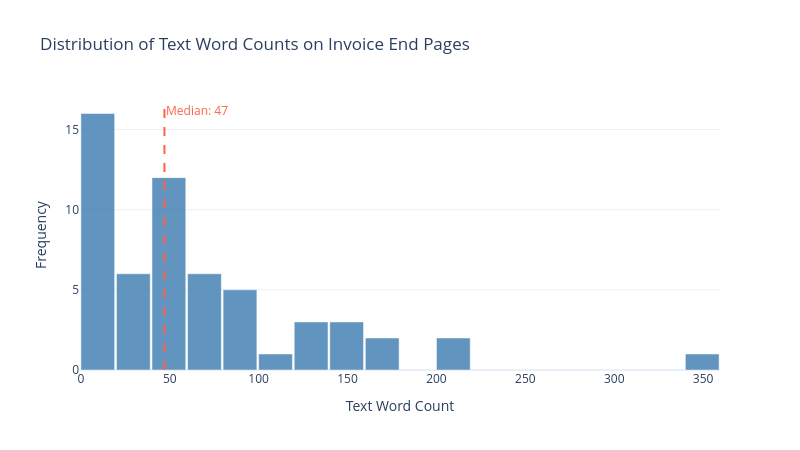

This figure's notebook cell:
### Code cell
lengths = [len(text) for text in second_page_texts]
word_counts = [len(text.split()) for text in second_page_texts]

import plotly.graph_objects as go
import numpy as np

fig = go.Figure()

fig.add_trace(go.Histogram(
    x=word_counts,
    nbinsx=20,
    marker=dict(
        color="steelblue",
        line=dict(color="white", width=0.5),
    ),
    opacity=0.85,
    hovertemplate="Length: %{x}<br>Count: %{y}<extra></extra>",
))

fig.add_vline(
    x=np.median(word_counts),
    line_dash="dash",
    line_color="tomato",
    annotation_text=f"Median: {int(np.median(word_counts))}",
    annotation_position="top right",
    annotation_font_color="tomato",
)

fig.update_layout(
    title="Distribution of Text Word Counts on Invoice End Pages",
    xaxis_title="Text Word Count",
    yaxis_title="Frequency",
    bargap=0.05,
    template="plotly_white",
    width=800,
    height=450,
)

fig.show()

### Figure 1 — Plotly figure (JSON) as saved in the notebook; plotly's stock layout.template omitted (floating-point values rounded to 4 significant figures)
{"data": [{"hovertemplate": "Length: %{x}<br>Count: %{y}<extra></extra>", "marker": {"color": "steelblue", "line": {"color": "white", "width": 0.5}}, "nbinsx": 20, "opacity": 0.85, "type": "histogram", "x": [43, 168, 133, 92, 76, 5, 5, 45, 87, 42, 92, 40, 21, 5, 210, 5, 28, 210, 156, 16, 5, 6, 21, 43, 8, 5, 67, 16, 15, 47, 73, 148, 82, 0, 23, 130, 42, 49, 38, 5, 107, 36, 12, 136, 58, 91, 49, 61, 49, 72, 49, 14, 5, 75, 165, 158, 357]}], "layout": {"annotations": [{"font": {"color": "tomato"}, "showarrow": false, "text": "Median: 47", "x": 47, "xanchor": "left", "xref": "x", "y": 1, "yanchor": "top", "yref": "y domain"}], "bargap": 0.05, "height": 450, "shapes": [{"line": {"color": "tomato", "dash": "dash"}, "type": "line", "x0": 47, "x1": 47, "xref": "x", "y0": 0, "y1": 1, "yref": "y domain"}], "title": {"text": "Distribution of Text Word Counts on Invoice End Pages"}, "width": 800, "xaxis": {"title": {"text": "Text Word Count"}}, "yaxis": {"title": {"text": "Frequency"}}}}
